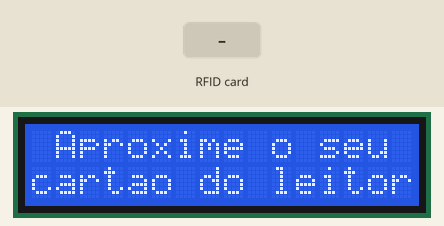
This sketch was run on a simulated ESP8266 (NodeMCU). Parts: 16×2 character LCD. The test bench sets the inputs (shaded band). WiFi joins after 1.5 s; servers stay silent unless stated; uploads are accepted with an empty reply; what the sketch prints to the serial monitor is not drawn.

Above: at 6.5 s.
6.6 s: RFID card 5E 7A 19 C4 held to the reader
At 8.1 s:
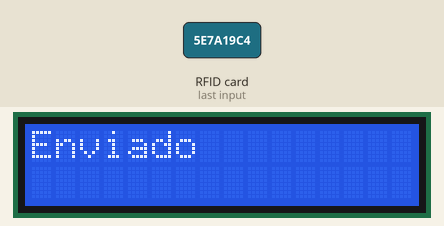
Timing chart, 0 to 9.6 s (numbered marks = the images above; inputs shaded):
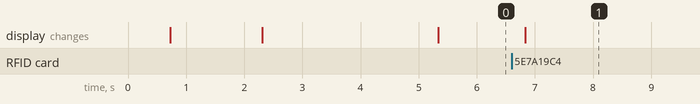

Measured:
- after the input at 6.6 s, the display: changes after 0.24 s (image 1)

The sketch:

sketch_nov8a.ino
```cpp
#include <ESP8266WebServer.h>
#include <ESP8266HTTPClient.h>

#include <SPI.h>
#include <MFRC522.h>
#include <LiquidCrystal_I2C.h>
//------------------------------------------------------------------------------------------------------------------------------------------------------------------------------------------//
LiquidCrystal_I2C lcd(0x27, 16, 2);
#define SS_PIN    D4
#define RST_PIN   D8 //--> RST is connected to pinout D1
MFRC522 mfrc522(SS_PIN, RST_PIN);  //--> Create MFRC522 instance.

#define ON_Board_LED 2  //--> Defining an On Board LED, used for indicators when the process of connecting to a wifi router

//----------------------------------------SSID and Password of your WiFi router-------------------------------------------------------------------------------------------------------------//
const char* ssid = "Alana e Fernando";
const char* password = "Alana281801";
//------------------------------------------------------------------------------------------------------------------------------------------------------------------------------------------//

ESP8266WebServer server(80);  //--> Server on port 80

int readsuccess;
byte readcard[4];
char str[32] = "";
String StrUID;
WiFiClient wifiClient;
//-----------------------------------------------------------------------------------------------SETUP--------------------------------------------------------------------------------------//
void setup() {
  Serial.begin(115200); //--> Initialize serial communications with the PC
  SPI.begin();      //--> Init SPI bus
  mfrc522.PCD_Init(); //--> Init MFRC522 card

  delay(500);

  WiFi.begin(ssid, password); //--> Connect to your WiFi router
  Serial.println("");

  pinMode(ON_Board_LED, OUTPUT);
  digitalWrite(ON_Board_LED, HIGH); //--> Turn off Led On Board

  //----------------------------------------Wait for connection
  Serial.print("Connecting");
  lcd.begin(16,2);
  lcd.init();
  lcd.backlight();
  lcd.setCursor(0, 0);
  lcd.clear();
  lcd.setCursor(0,0);
  lcd.print("Conectando no wifi...");

  uint32_t notConnectedCounter = 0;

  while (WiFi.status() != WL_CONNECTED) {
    Serial.print(".");
    //----------------------------------------Make the On Board Flashing LED on the process of connecting to the wifi router.
    lcd.clear();
    lcd.setCursor(0,0);
    lcd.print("Conectando no wifi...");
    digitalWrite(ON_Board_LED, LOW);
    delay(250);
    digitalWrite(ON_Board_LED, HIGH);
    delay(250);
    notConnectedCounter++;
    if(notConnectedCounter > 50) { // Após 5 segundos nossa placa é resetada
        Serial.println("Reiniciando placa...");
        ESP.restart();
    }
  }
  digitalWrite(ON_Board_LED, HIGH); //--> Turn off the On Board LED when it is connected to the wifi router.
  //----------------------------------------If successfully connected to the wifi router, the IP Address that will be visited is displayed in the serial monitor
  Serial.println("");
  Serial.print("Successfully connected to : ");
  Serial.println(ssid);
  Serial.print("IP address: ");
  Serial.println(WiFi.localIP());

  lcd.clear();
  lcd.setCursor(0,0);
  lcd.print("Conectando Wifi...");
  lcd.setCursor(0,1);
  lcd.print(WiFi.localIP());
  SPI.begin();

  Serial.println("Please tag a card or keychain to see the UID !");
  Serial.println("");

  Serial.println("Aproxime o seu cartao do leitor...");
  Serial.println();
  delay(3000);
  mensageminicial();


}
//------------------------------------------------------------------------------------------------------------------------------------------------------------------------------------------//

//-----------------------------------------------------------------------------------------------LOOP---------------------------------------------------------------------------------------//
void loop() {
  // put your main code here, to run repeatedly
  readsuccess = getid();

  if (readsuccess) {
    digitalWrite(ON_Board_LED, LOW);
    HTTPClient http;    //Declare object of class HTTPClient

    String UIDresultSend, postData;
    UIDresultSend = StrUID;

    //Post Data
    postData = "UIDresult=" + UIDresultSend;
    String apiGetData = "http://webdelmira2022.herokuapp.com/api/search?"+postData;//Specify request destination

    // Add values in the document
    //


    http.begin(wifiClient, apiGetData);
    http.addHeader("Content-Type", "application/x-www-form-urlencoded"); //Specify content-type header


    int httpCode = http.POST(postData);   //Send the request
    String payload = http.getString();    //Get the response payload
    Serial.println(apiGetData);
    Serial.println(UIDresultSend);
    Serial.println("{\"UIDresult\":\""+UIDresultSend+"\"}");
    Serial.println(httpCode);   //Print HTTP return code
    Serial.println(payload);    //Print request response payload

    if (httpCode > 0) {
      Serial.print("HTTP Response code: ");
      Serial.println(httpCode);
      String payload = http.getString();
      Serial.println(payload);
      lcd.clear();
      lcd.setCursor(0,0);
      lcd.print("Enviado");
      delay(3000);
      mensageminicial();
    }
    else {
      Serial.print("Error code: ");
      Serial.println(httpCode);
      lcd.clear();
      lcd.setCursor(0,1);
      lcd.print("Error code: ");
      lcd.setCursor(0,0);
      lcd.print(httpCode);
      delay(3000);
      mensageminicial();
    }

    digitalWrite(ON_Board_LED, HIGH);
  }
}
//------------------------------------------------------------------------------------------------------------------------------------------------------------------------------------------//

//----------------------------------------Procedure for reading and obtaining a UID from a card or keychain---------------------------------------------------------------------------------//
int getid() {
  if (!mfrc522.PICC_IsNewCardPresent()) {
    return 0;
  }
  if (!mfrc522.PICC_ReadCardSerial()) {
    return 0;
  }


  Serial.print("THE UID OF THE SCANNED CARD IS : ");

  for (int i = 0; i < 4; i++) {
    readcard[i] = mfrc522.uid.uidByte[i]; //storing the UID of the tag in readcard
    array_to_string(readcard, 4, str);
    StrUID = str;
  }
  mfrc522.PICC_HaltA();
  return 1;
}
//------------------------------------------------------------------------------------------------------------------------------------------------------------------------------------------//

//----------------------------------------Procedure to change the result of reading an array UID into a string------------------------------------------------------------------------------//
void array_to_string(byte array[], unsigned int len, char buffer[]) {
  for (unsigned int i = 0; i < len; i++)
  {
    byte nib1 = (array[i] >> 4) & 0x0F;
    byte nib2 = (array[i] >> 0) & 0x0F;
    buffer[i * 2 + 0] = nib1  < 0xA ? '0' + nib1  : 'A' + nib1  - 0xA;
    buffer[i * 2 + 1] = nib2  < 0xA ? '0' + nib2  : 'A' + nib2  - 0xA;
  }
  buffer[len * 2] = '\0';
}

void mensageminicial(){
  lcd.clear();
  lcd.print(" Aproxime o seu");
  lcd.setCursor(0,1);
  lcd.print("cartao do leitor");
}
```
